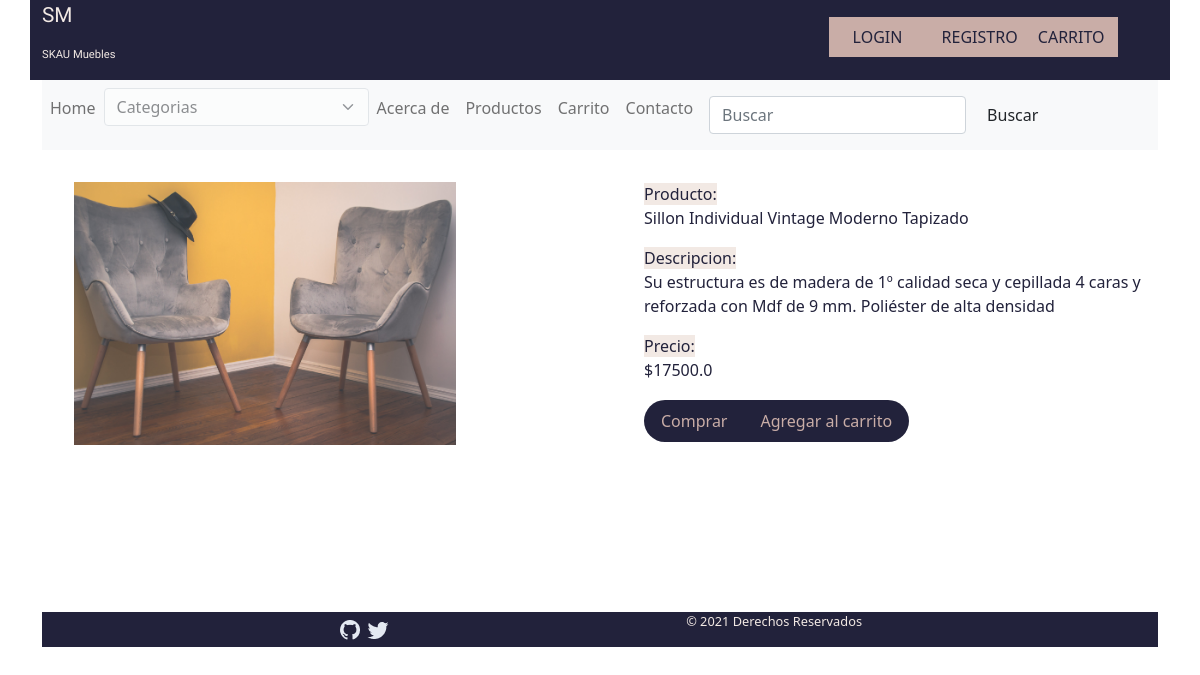
The page /producto/25/ on the database its author committed.
### CARRITO/models.py (models this page shows, shortened)
class Producto(models.Model):
    titulo =  models.CharField(max_length=200)
    imagenProducto =  models.ImageField(upload_to='productos',blank = True, null = True)
    descripcion = models.CharField(max_length=254)
    precio =  models.FloatField()
    categoria = models.ForeignKey(Categoria,on_delete= models.CASCADE, null=False)
    created =  models.DateTimeField(auto_now_add=True)
    updated =  models.DateTimeField(auto_now_add=True)

### CARRITO/views.py (the view)
# urls.py: path('producto/<int:id>/', views.verProducto, name='verProducto'),
def verProducto(request,id):
    producto = Producto.objects.get(pk = id)
    if producto:
        return render(request,'productos/verProducto.html',{'producto': producto})
    else:
        return render(request,'productos/verProducto.html',{'vacio': 'No existe'})

### CARRITO/context_processors.py (called while the page is built)
def extras(request):
    categorias =  Categoria.objects.all()
    return {'categorias':categorias}

### CARRITO/templates/productos/verProducto.html (shortened to what this page needs)
{% extends "layout.html" %}
{% block content %}
        {% load static %}
        {% if producto %}
                <div class="row">
                    <div class="col-lg-6 col-sm-12 col-xs-12 col-ms-6 imagen_producto">
                            <img src="{{producto.imagenProducto.url}}" alt="Imagen producto: {{producto.titulo}}" width="70%">
                    </div>
                    <div class="col info_producto">
                        <div class="row">
                            <div class="col-12">
                                <p><span class="etiqueta">Producto: </span><br>{{producto.titulo}}</p>
                                <p><span class="etiqueta">Descripcion: </span><br>{{producto.descripcion}}</p>
                                <p><span class="etiqueta">Precio: </span><br>${{producto.precio}}</p>
                            </div>
                            {% if not request.user.is_superuser %}
                                    <div class="col-12">
                                        <div class="btn-group">
                                            <a class="btn boton_ver_mas" href="">Comprar</a>
                                            <a class="btn boton_ver_mas" href="{% url 'AgregarCarrito' producto.id  %}">Agregar al carrito</a>
                                        </div>
                                    </div>
                            {% endif %}
                        </div>
                        </div>
                    </div>
        {% else %}
                {{vacio}}
        {% endif %}
{%endblock%}

### static/css/mis_estilos.css (style rules this page uses)
.info_producto { display: flex; flex-direction: row; justify-content: space-evenly; }
.boton_ver_mas { background-color: #22223b; color: #c9ada7; padding: .5rem 1rem; border-radius: 10em; }
.imagen_producto { margin-top: 2em; margin-left: 2em; }
.info_producto { margin-top: 2em }
.etiqueta { color: #22223b; background-color: #f2e9e4; }
.info_producto { color: #22223b; }
.imagen_producto { align-content: center; }

### rows shown on the page
Producto: imagenProducto (picture), titulo "Sillon Individual Vintage Moderno Tapizado", descripcion "Su estructura es de madera de 1º calidad seca y cepillada 4 caras y reforzada con Mdf de 9 mm. Poliéster de alta densidad", precio "17500.0"
